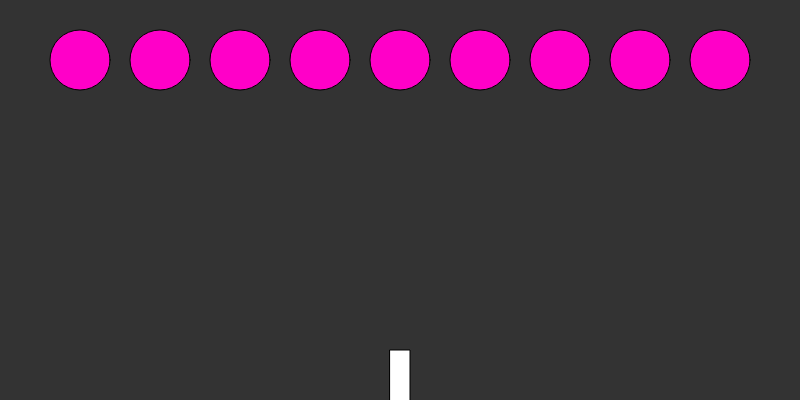
Frame 1 (no input)
Frame 60 (no input): identical to frame 1, image omitted
Frame 120 (the mouse pressed at the canvas centre since frame 60): identical to frame 1, image omitted

The p5.js sketch that drew this single still picture (run headless with seeded random() and noise() and a simulated clock; from frame 60 on, the mouse is pressed at the canvas centre):

// p5.js sketch
// ── sketch.js
console.log("hello");

var ship;
var gem = [];
var shoots =[];

function setup() {
    createCanvas(800, 400);
    ship = new Ship();
    //shoot =new Shoot(width/2, height/2);
    for ( var i = 0; i < 9; i++) {
        gem [i] = new Gem(i * 80+80, 60);
    }
}
function draw() {
    background(51);
    ship.show();
    
    for (var i = 0; i <shoots.length; i++) {
        shoots[i].show();
        shoots[i].move();
     }

    for (var i = 0; i < gem.length; i++) {
       gem[i].show();
    }
     
}
function keyPressed() {
    if (key === ' '){
        var shoot = new Shoot(ship.x, height);
        shoots.push(shoot);
    }

    if (keyCode === RIGHT_ARROW){
        ship.move(1);

    } else if (keyCode === LEFT_ARROW){
        ship.move(-1);
        
    }
}
// ── gem.js


function Gem(x, y) {

   
    this.x = x;
    this.y = y;

    this.show = function() {
        fill(255,0, 200);
        ellipse(this.x,this.y,60, 60)
    }
    this.move = function(dir) {
        this.x += dir*5;
    }
}
// ── shoot.js
function Shoot(x, y) {
    this.x = x;
    this.y = y;

    this.show = function() {
        noStroke();
        fill(150,0, 255);
        circle(this.x,this.y, 18, 18)
    }
     this.move = function() {
        this.y = this.y -5;
    }
}
// ── stardrop.html
<!DOCTYPE html>
<html lang="en">
<head>
    <meta charset="UTF-8">
    <meta name="viewport" content="width=device-width, initial-scale=1.0">
    <meta http-equiv="X-UA-Compatible" content="ie=edge">

    <title>Document</title>
    <script src="https://cdnjs.cloudflare.com/ajax/libs/p5.js/0.9.0/p5.js"></script>
   
    <script src="sketch.js"></script> 
    <script src="stars.js" type="text/javascript"></script>
    <script src="gem.js" type="text/javascript"></script>
    <script src="shoot.js" type="text/javascript"></script>


</head>
<body>
    
</body>
</html>
// ── stars.js
console.log("hello");

function Ship () {
    this.x = width/2;


    this.show = function() {
        fill(255);
        rectMode(CENTER);
        rect(this.x, height-20,20, 60);
    }

    this.move = function(dir) {
        this.x += dir*30;
    }
}
